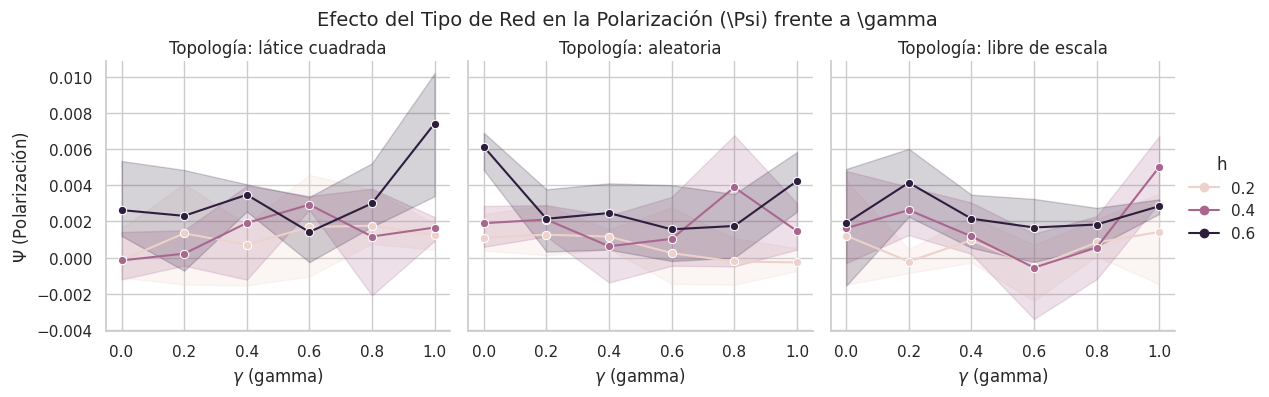

Reproduce this figure in Python.
# -*- coding: utf-8 -*-
"""Untitled0.ipynb

Automatically generated by Colab.

Original file is located at
    https://colab.research.google.com/drive/1gxTwWL6TTec0iCYvRSdgwGNkEO3RgiOe
"""

import pandas as pd
import matplotlib.pyplot as plt
import seaborn as sns

# Cargar datos de BehaviorSpace que usa las primeras 6 líneas como metadatos
df = pd.read_csv('resultados_redes.csv', skiprows=6)

# Limpiar los nombres de las columnas que exporta NetLogo
df.columns = df.columns.str.replace(r'[\[\]"]', '', regex=True)
df = df.rename(columns={'tipo_red': 'Red', 'gamma': 'Gamma', 'h': 'h', 'Psi': 'Psi_val'})

#Estilo estilo visual
sns.set_theme(style="whitegrid")

# Crear la figura con 3 páneles (1 fila, 3 columnas)
g = sns.relplot(
    data=df,
    x='Gamma',
    y='Psi_val',
    hue='h',        # Distintos colores para valores de h
    col='Red',      # Un panel por cada tipo de red
    kind='line',
    marker='o',
    col_order=["látice cuadrada", "aleatoria", "libre de escala"],
    height=4,
    aspect=1
)

# Ajustar etiquetas y títulos
g.set_axis_labels(r"$\gamma$ (gamma)", r"$\Psi$ (Polarización)")
g.set_titles("Topología: {col_name}")
plt.subplots_adjust(top=0.85)
g.fig.suptitle('Efecto del Tipo de Red en la Polarización (\Psi) frente a \gamma', fontsize=14)

# Exportar y mostrar
plt.savefig("figura_3_redes.png", dpi=300, bbox_inches="tight")
plt.show()

from google.colab import drive
drive.mount('/content/drive')
